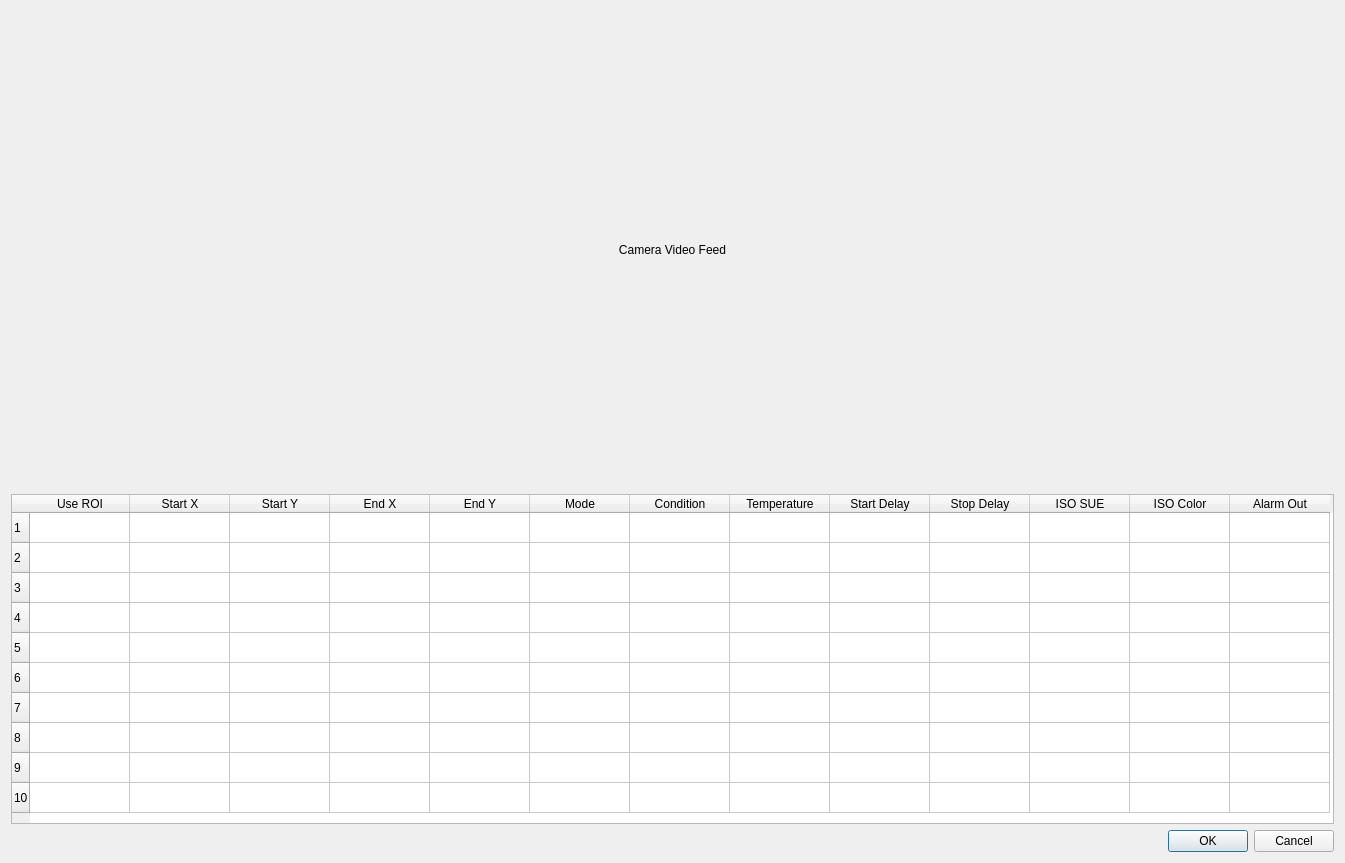
<?xml version="1.0" encoding="UTF-8"?>
<ui version="4.0">
 <class>RoiSettingsDialog</class>
 <widget class="QDialog" name="RoiSettingsDialog">
  <property name="geometry">
   <rect>
    <x>0</x>
    <y>0</y>
    <width>1345</width>
    <height>863</height>
   </rect>
  </property>
  <property name="windowTitle">
   <string>ROI Settings</string>
  </property>
  <layout class="QVBoxLayout" name="verticalLayout" stretch="1,0,0">
   <item>
    <widget class="QLabel" name="videoFeedLabel">
     <property name="text">
      <string>Camera Video Feed</string>
     </property>
     <property name="alignment">
      <set>Qt::AlignCenter</set>
     </property>
    </widget>
   </item>
   <item>
    <widget class="QTableWidget" name="roiTableWidget">
     <property name="minimumSize">
      <size>
       <width>0</width>
       <height>330</height>
      </size>
     </property>
     <property name="rowCount">
      <number>10</number>
     </property>
     <property name="columnCount">
      <number>13</number>
     </property>
     <row/>
     <row/>
     <row/>
     <row/>
     <row/>
     <row/>
     <row/>
     <row/>
     <row/>
     <row/>
     <column>
      <property name="text">
       <string>Use ROI</string>
      </property>
     </column>
     <column>
      <property name="text">
       <string>Start X</string>
      </property>
     </column>
     <column>
      <property name="text">
       <string>Start Y</string>
      </property>
     </column>
     <column>
      <property name="text">
       <string>End X</string>
      </property>
     </column>
     <column>
      <property name="text">
       <string>End Y</string>
      </property>
     </column>
     <column>
      <property name="text">
       <string>Mode</string>
      </property>
     </column>
     <column>
      <property name="text">
       <string>Condition</string>
      </property>
     </column>
     <column>
      <property name="text">
       <string>Temperature</string>
      </property>
     </column>
     <column>
      <property name="text">
       <string>Start Delay</string>
      </property>
     </column>
     <column>
      <property name="text">
       <string>Stop Delay</string>
      </property>
     </column>
     <column>
      <property name="text">
       <string>ISO SUE</string>
      </property>
     </column>
     <column>
      <property name="text">
       <string>ISO Color</string>
      </property>
     </column>
     <column>
      <property name="text">
       <string>Alarm Out</string>
      </property>
     </column>
    </widget>
   </item>
   <item>
    <widget class="QDialogButtonBox" name="buttonBox">
     <property name="orientation">
      <enum>Qt::Horizontal</enum>
     </property>
     <property name="standardButtons">
      <set>QDialogButtonBox::Cancel|QDialogButtonBox::Ok</set>
     </property>
    </widget>
   </item>
  </layout>
 </widget>
 <resources/>
 <connections>
  <connection>
   <sender>buttonBox</sender>
   <signal>accepted()</signal>
   <receiver>RoiSettingsDialog</receiver>
   <slot>accept()</slot>
   <hints>
    <hint type="sourcelabel">
     <x>248</x>
     <y>254</y>
    </hint>
    <hint type="destinationlabel">
     <x>157</x>
     <y>274</y>
    </hint>
   </hints>
  </connection>
  <connection>
   <sender>buttonBox</sender>
   <signal>rejected()</signal>
   <receiver>RoiSettingsDialog</receiver>
   <slot>reject()</slot>
   <hints>
    <hint type="sourcelabel">
     <x>316</x>
     <y>254</y>
    </hint>
    <hint type="destinationlabel">
     <x>286</x>
     <y>274</y>
    </hint>
   </hints>
  </connection>
 </connections>
</ui>
